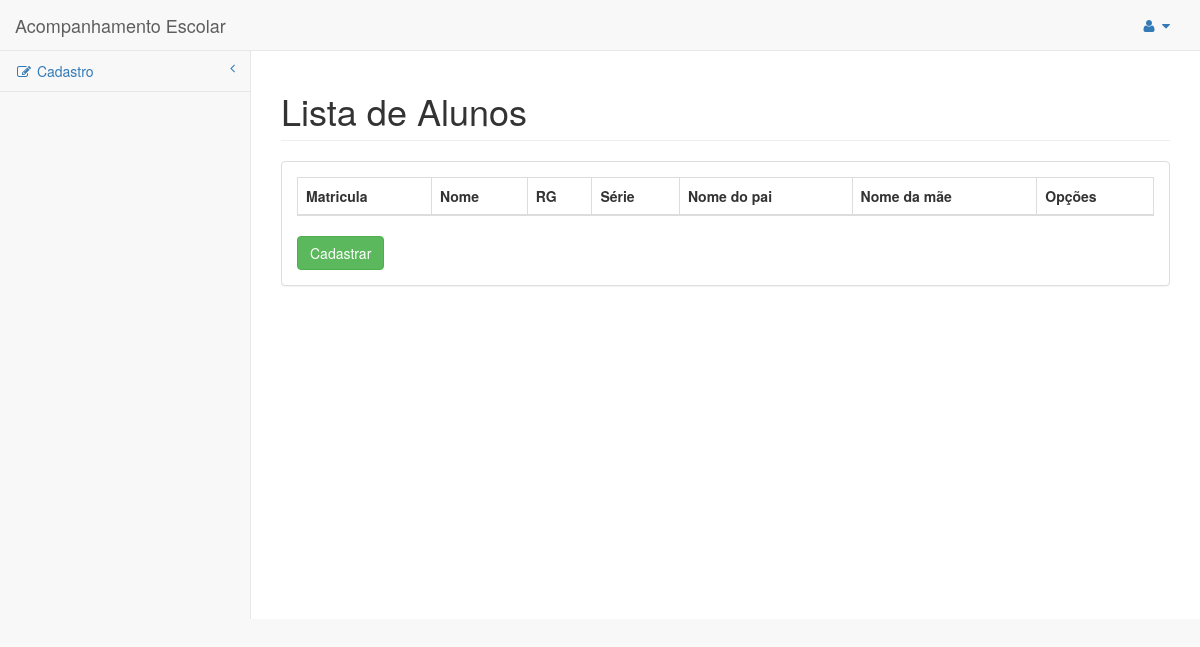
Before: /index.php/aluno with the older database file.
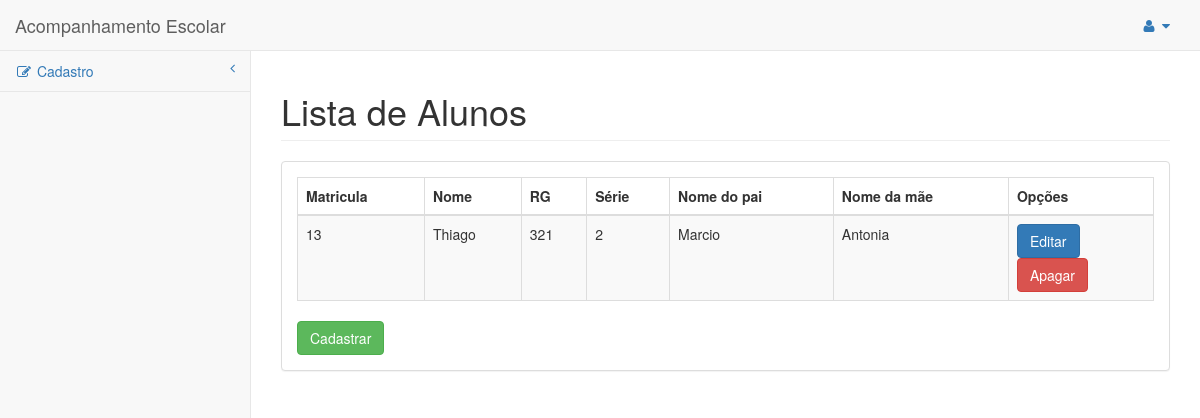
After: the same page with the newer database file.
### tables this page shows
CREATE TABLE `aluno` (
  `matricula` int(11) NOT NULL,
  `nome` varchar(60) NOT NULL,
  `nome_pai` varchar(60) DEFAULT NULL,
  `nome_mae` varchar(60) DEFAULT NULL,
  `data_nascimento` datetime DEFAULT NULL,
  `cpf_pai` int(11) DEFAULT NULL,
  `cpf_mae` int(11) DEFAULT NULL,
  `rg_aluno` int(11) DEFAULT NULL,
  `serie_id` int(11) NOT NULL
);

### application/controllers/Aluno.php (called while the page is built, shortened)
<?php
class Aluno extends CI_Controller
{
    public function __construct()
    {
        $this->load->model('M_aluno');
    }
    public function index()
    {
        $this->listar();
    }
    public function listar()
    {
        $data['tipo'] = $this->session->userdata('tipo_login');
        $data['alunos'] = $this->M_aluno->get()->result();
        $this->load->view('aluno/listAluno', $data);
    }
}

### index.php (called while the page is built, shortened)
<?php
require_once BASEPATH.'core/CodeIgniter.php';

### application/models/M_aluno.php (called while the page is built, shortened)
<?php
class M_aluno extends CI_Model
{
    private $tabel = 'aluno';
    public function get($id = null){
        $this->db->order_by("matricula", 'desc');
        return $this->db->get($this->tabel);
    }
}

### application/views/aluno/listAluno.php (the view, shortened to what this page needs)
<?php
$this->load->view('include/header.php');
?>
    <div id="wrapper">
        <div id="page-wrapper">
            <div class="row">
                <div class="col-lg-12">
                    <h1 class="page-header">Lista de Alunos</h1>
                </div>
            </div>
            <div class="row">
                <div class="col-lg-12">
                    <div class="panel panel-default">
                        <div class="panel-body">
                            <div class="table-responsive">
                                <table class="table table-bordered table-striped">
                                    <thead>
                                        <tr>
                                            <th>Matricula</th>
                                            <th>Nome</th>
                                            <th>RG</th>
                                            <th>Série</th>
                                            <th>Nome do pai</th>
                                            <th>Nome da mãe</th>
                      			            <th>Opções</th>
                                        </tr>
                                    </thead>
                                    <tbody>
                                    <?php foreach ($alunos as $aluno):?>
                                        <tr>
                                            <td><?php echo $aluno->matricula?></td>
                                            <td><?php echo $aluno->nome?></td>
                                            <td><?php echo $aluno->rg_aluno?></td>
                                            <td><?php echo $aluno->serie_id?></td>
                                            <td><?php echo $aluno->nome_pai?></td>
                                            <td><?php echo $aluno->nome_mae?></td>
                                            <td><?php echo  form_open('aluno/editar', ["style"=>"float: left;margin-right: 10px;"])  ?>
                                            		<button type="submit" class="btn btn-primary">Editar</button>
                                           		<?php echo form_close()?>
                                           		<?php echo  form_open('aluno/apagar')  ?>
                                            		<button type="submit" class="btn btn-danger" style="float: left; mar">Apagar</button>
                                           		<?php echo form_close()?>
                                            </td>
                                        </tr>
                                      <?php endforeach; ?>
                                    </tbody>
                                </table>
                            </div>
                            <?php echo  form_open('aluno/cadastrar')  ?>
                            <button type="submit" class="btn btn-success">Cadastrar</button>
                            <?php echo form_close()?>
                        </div>
                    </div>
                </div>
            </div>
        </div>
    </div>
<?php
$this->load->view('include/footer.php');
?>

### application/views/include/header.php (shortened to what this page needs)
<!DOCTYPE html>
<html>
    <head>
        <link rel="stylesheet" type="text/css" href="<?php echo base_url('vendor/bootstrap/css/bootstrap.min.css'); ?>">
        <link rel="stylesheet" href="<?php echo base_url('vendor/metisMenu/metisMenu.min.css'); ?>">
        <link rel="stylesheet" href="<?php echo base_url('dist/css/sb-admin-2.css'); ?>">
        <link rel="stylesheet" href="<?php echo base_url('vendor/font-awesome/css/font-awesome.min.css'); ?>">
    </head>
    <body>
        <div id="wrapper">
        <nav class="navbar navbar-default navbar-static-top" role="navigation" style="margin-bottom: 0">
            <div class="navbar-header">
                <a class="navbar-brand" href="index.html">Acompanhamento Escolar</a>
            </div>
            <ul class="nav navbar-top-links navbar-right">
                <li class="dropdown">
                    <a class="dropdown-toggle" data-toggle="dropdown" href="#">
                        <i class="fa fa-user fa-fw"></i> <i class="fa fa-caret-down"></i>
                    </a>
                </li>
            </ul>
            <div class="navbar-default sidebar" role="navigation">
                <div class="sidebar-nav navbar-collapse">
                    <ul class="nav" id="side-menu">
                        <li>
                            <a href="#"><i class="fa fa-edit fa-fw"></i> Cadastro<span class="fa arrow"></span></a>
                        </li>
                    </ul>
                </div>
            </div>
        </nav>
    </div>

### application/views/include/footer.php
    </body>
</html>

Changed rows visible on the page:
added aluno: matricula "13", nome "Thiago", rg_aluno "321", serie "2", nome_pai "Marcio", nome_mae "Antonia"
